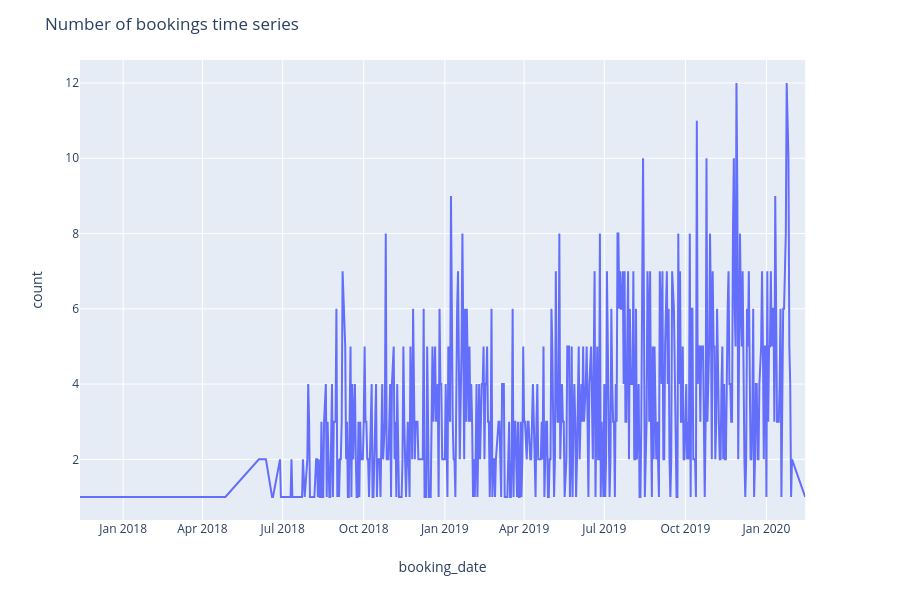

Write notebook code for a chart like this one.
### Code cell
import plotly.express as px

fig = px.line(df_booking, x='booking_date', y='count')
fig.update_layout(title_text="Number of bookings time series")
fig.show()

### Figure 1 — Plotly figure (JSON) as saved in the notebook; plotly's stock layout.template omitted (floating-point values rounded to 4 significant figures; data arrays with more than 128 entries replaced by an {"elided": "..."} marker saying what was removed)
{"data": [{"hoverlabel": {"namelength": 0}, "hovertemplate": "booking_date=%{x}<br>count=%{y}", "legendgroup": "", "line": {"color": "#636efa", "dash": "solid"}, "mode": "lines", "name": "", "showlegend": false, "type": "scatter", "x": {"elided": "516 str values"}, "xaxis": "x", "y": {"elided": "516 int values"}, "yaxis": "y"}], "layout": {"height": 600, "legend": {"tracegroupgap": 0}, "margin": {"t": 60}, "title": {"text": "Number of bookings time series"}, "xaxis": {"anchor": "y", "domain": [0, 0.98], "title": {"text": "booking_date"}}, "yaxis": {"anchor": "x", "domain": [0, 1], "title": {"text": "count"}}}}
